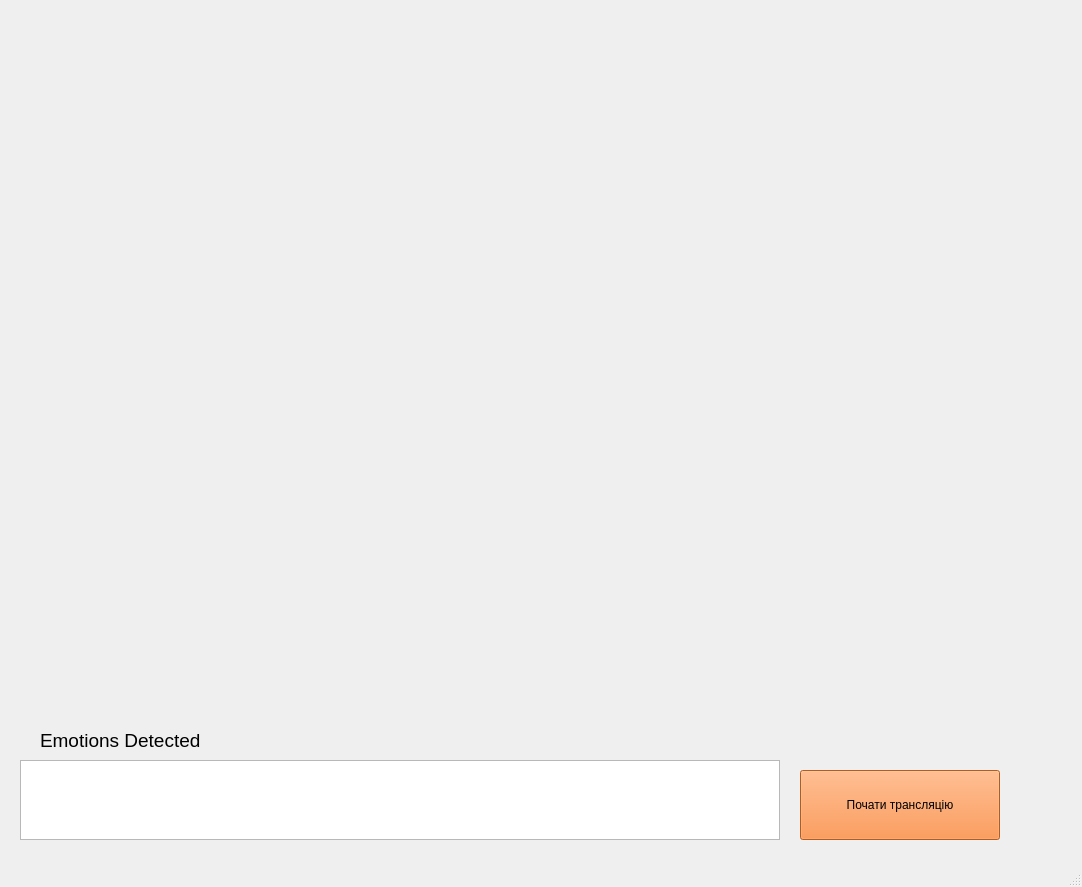
<?xml version="1.0" encoding="UTF-8"?>
<ui version="4.0">
 <class>EmotionRecognition</class>
 <widget class="QMainWindow" name="EmotionRecognition">
  <property name="geometry">
   <rect>
    <x>0</x>
    <y>0</y>
    <width>1082</width>
    <height>887</height>
   </rect>
  </property>
  <property name="windowTitle">
   <string>MainWindow</string>
  </property>
  <property name="styleSheet">
   <string notr="true">#tabWidget{
background-color: #FFFFFF
}

QPushButton {
    background-color: #ff7f24; /* Оранжевий колір фону кнопки */
    color: #000000; /* Сірий колір тексту кнопки */
}

QLineEdit {
    background-color: #D3D3D3; /* Світло-сірий колір фону поля введення */
    color: #FFA500; /* Оранжевий колір тексту поля введення */
}</string>
  </property>
  <widget class="QWidget" name="centralwidget">
   <widget class="QLabel" name="screen_thread">
    <property name="geometry">
     <rect>
      <x>20</x>
      <y>0</y>
      <width>600</width>
      <height>480</height>
     </rect>
    </property>
    <property name="minimumSize">
     <size>
      <width>600</width>
      <height>400</height>
     </size>
    </property>
    <property name="maximumSize">
     <size>
      <width>640</width>
      <height>480</height>
     </size>
    </property>
    <property name="frameShape">
     <enum>QFrame::NoFrame</enum>
    </property>
    <property name="text">
     <string/>
    </property>
   </widget>
   <widget class="QTextEdit" name="emotions_screen_reg">
    <property name="geometry">
     <rect>
      <x>20</x>
      <y>760</y>
      <width>760</width>
      <height>80</height>
     </rect>
    </property>
    <property name="minimumSize">
     <size>
      <width>760</width>
      <height>20</height>
     </size>
    </property>
    <property name="maximumSize">
     <size>
      <width>211</width>
      <height>311</height>
     </size>
    </property>
   </widget>
   <widget class="QLabel" name="labelscreen1">
    <property name="geometry">
     <rect>
      <x>40</x>
      <y>730</y>
      <width>171</width>
      <height>21</height>
     </rect>
    </property>
    <property name="font">
     <font>
      <pointsize>14</pointsize>
     </font>
    </property>
    <property name="text">
     <string>Emotions Detected</string>
    </property>
   </widget>
   <widget class="QPushButton" name="load_screen_button">
    <property name="geometry">
     <rect>
      <x>800</x>
      <y>770</y>
      <width>200</width>
      <height>70</height>
     </rect>
    </property>
    <property name="text">
     <string>Почати трансляцію</string>
    </property>
   </widget>
   <widget class="QLabel" name="camera_thread">
    <property name="geometry">
     <rect>
      <x>700</x>
      <y>40</y>
      <width>331</width>
      <height>400</height>
     </rect>
    </property>
    <property name="minimumSize">
     <size>
      <width>100</width>
      <height>100</height>
     </size>
    </property>
    <property name="maximumSize">
     <size>
      <width>640</width>
      <height>480</height>
     </size>
    </property>
    <property name="frameShape">
     <enum>QFrame::NoFrame</enum>
    </property>
    <property name="text">
     <string/>
    </property>
   </widget>
  </widget>
  <widget class="QMenuBar" name="menubar">
   <property name="geometry">
    <rect>
     <x>0</x>
     <y>0</y>
     <width>1082</width>
     <height>22</height>
    </rect>
   </property>
  </widget>
  <widget class="QStatusBar" name="statusbar"/>
 </widget>
 <resources/>
 <connections/>
</ui>
